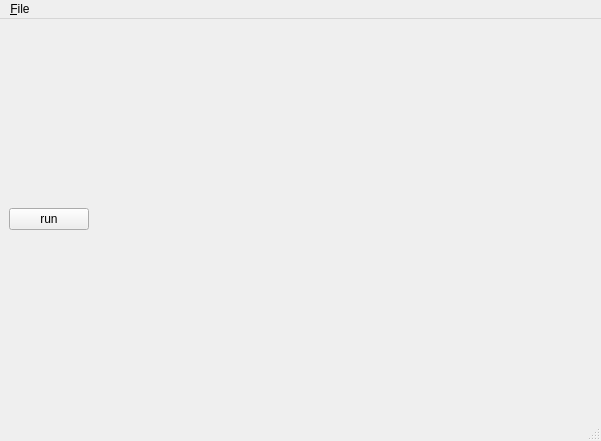
<?xml version="1.0" encoding="UTF-8"?>
<ui version="4.0">
 <class>Depth_2d_viewer_window_form</class>
 <widget class="QMainWindow" name="Depth_2d_viewer_window_form">
  <property name="geometry">
   <rect>
    <x>0</x>
    <y>0</y>
    <width>601</width>
    <height>441</height>
   </rect>
  </property>
  <property name="windowTitle">
   <string>MainWindow</string>
  </property>
  <widget class="QWidget" name="centralwidget">
   <layout class="QVBoxLayout" name="verticalLayout">
    <item>
     <layout class="QHBoxLayout" name="horizontalLayout">
      <item>
       <widget class="QPushButton" name="run_button_">
        <property name="text">
         <string>run</string>
        </property>
       </widget>
      </item>
      <item>
       <spacer name="horizontalSpacer">
        <property name="orientation">
         <enum>Qt::Horizontal</enum>
        </property>
        <property name="sizeHint" stdset="0">
         <size>
          <width>40</width>
          <height>20</height>
         </size>
        </property>
       </spacer>
      </item>
     </layout>
    </item>
    <item>
     <layout class="QHBoxLayout" name="main_layout_"/>
    </item>
   </layout>
  </widget>
  <widget class="QMenuBar" name="menubar">
   <property name="geometry">
    <rect>
     <x>0</x>
     <y>0</y>
     <width>601</width>
     <height>19</height>
    </rect>
   </property>
   <widget class="QMenu" name="menu_File">
    <property name="title">
     <string>&amp;File</string>
    </property>
    <addaction name="action_quit_"/>
   </widget>
   <addaction name="menu_File"/>
  </widget>
  <widget class="QStatusBar" name="statusbar"/>
  <action name="action_quit_">
   <property name="text">
    <string>quit</string>
   </property>
   <property name="shortcut">
    <string>Ctrl+Q</string>
   </property>
  </action>
 </widget>
 <resources/>
 <connections/>
</ui>
